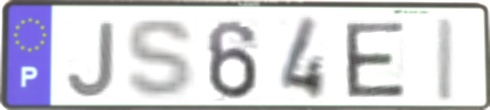
#> input picture RandomCodigos/RandomCodigos/input_image.jpg, 490 x 110 px, found by its file name
$ python temperature_change.py
#> lines starting #> are read from the running program, lines starting #| are printed output that depends on the picture
import cv2
import numpy as np

# Load the image
image = cv2.imread('C:/Users/Vastingood/Documents/GitHub/Tese/RandomCodigos/RandomCodigos/input_image.jpg')
#> image is the input picture: shape (110, 490, 3); mean B, G, R 216.9, 208.8, 209.4

# Define the temperature adjustment factor (positive for warmer, negative for cooler)
temperature_factor = -0.2  # You can adjust this value as needed

# Increase the blue channel (for warmth) and decrease the blue channel (for coolness)
blue_channel = np.clip(image[:, :, 0] * (1 + temperature_factor), 0, 255).astype(np.uint8)
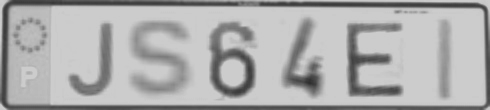
#> blue_channel: shape (110, 490); min 46, max 204, mean 173.3
red_channel = np.clip(image[:, :, 2] * (1 - temperature_factor), 0, 255).astype(np.uint8)
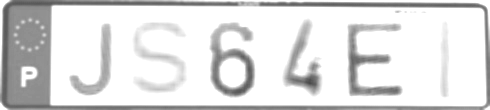
#> red_channel: shape (110, 490); min 74, max 255, mean 222.9

# Create the output image with adjusted channels
adjusted_image = image.copy()
adjusted_image[:, :, 0] = blue_channel
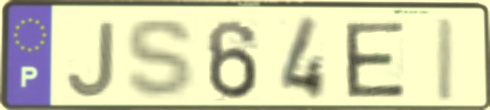
#> adjusted_image: shape (110, 490, 3); mean B, G, R 173.3, 208.8, 209.4
adjusted_image[:, :, 2] = red_channel
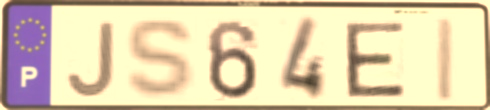
#> adjusted_image: shape (110, 490, 3); mean B, G, R 173.3, 208.8, 222.9

# Display the original and adjusted images
cv2.imshow('Original Image', image)
cv2.imshow('Adjusted Image (Warmer)', adjusted_image)

# Wait for a key press and then close the windows
cv2.waitKey(0)
cv2.destroyAllWindows()
